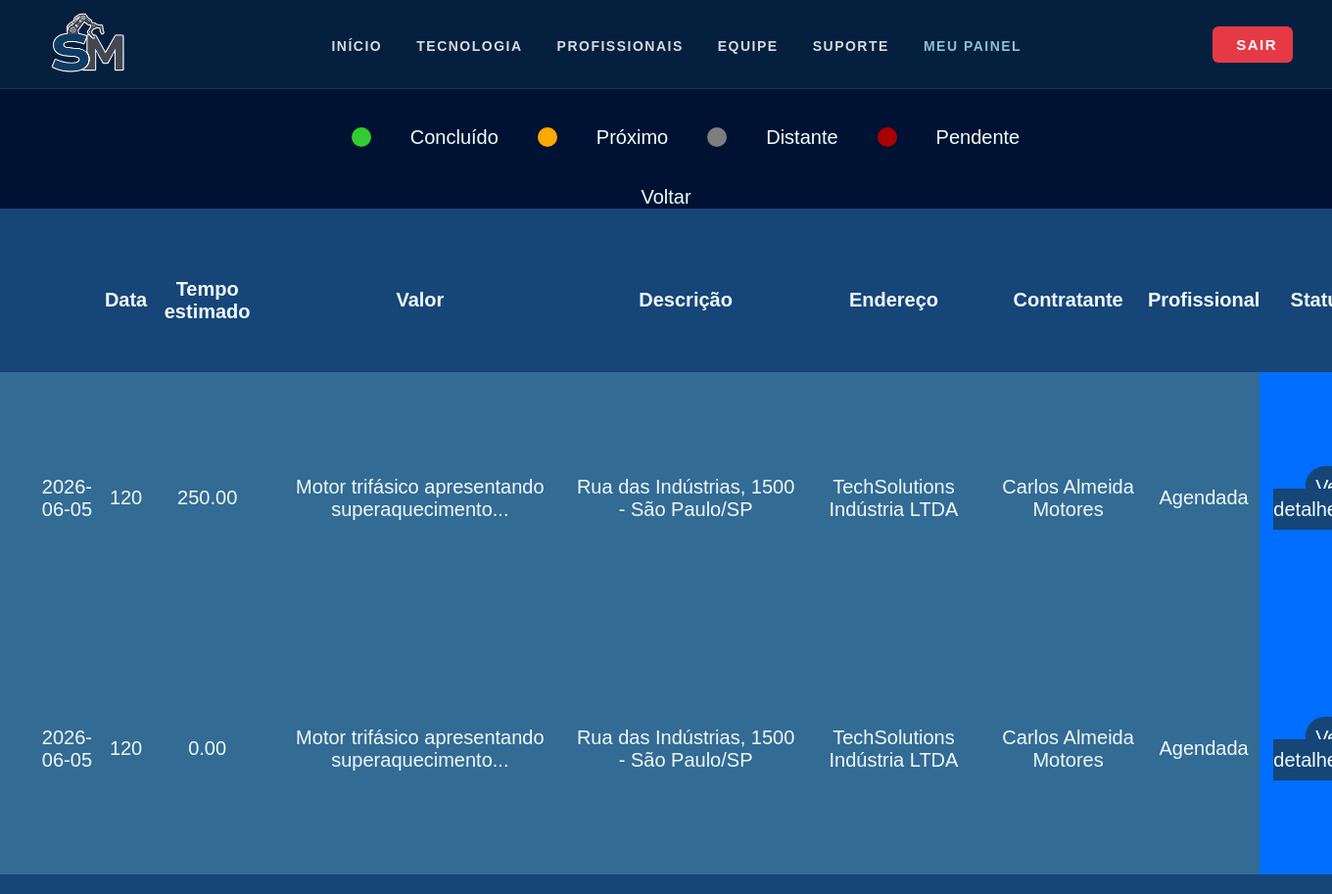
The page /profissional/servagendados.php (signed in) on the database as committed earlier.
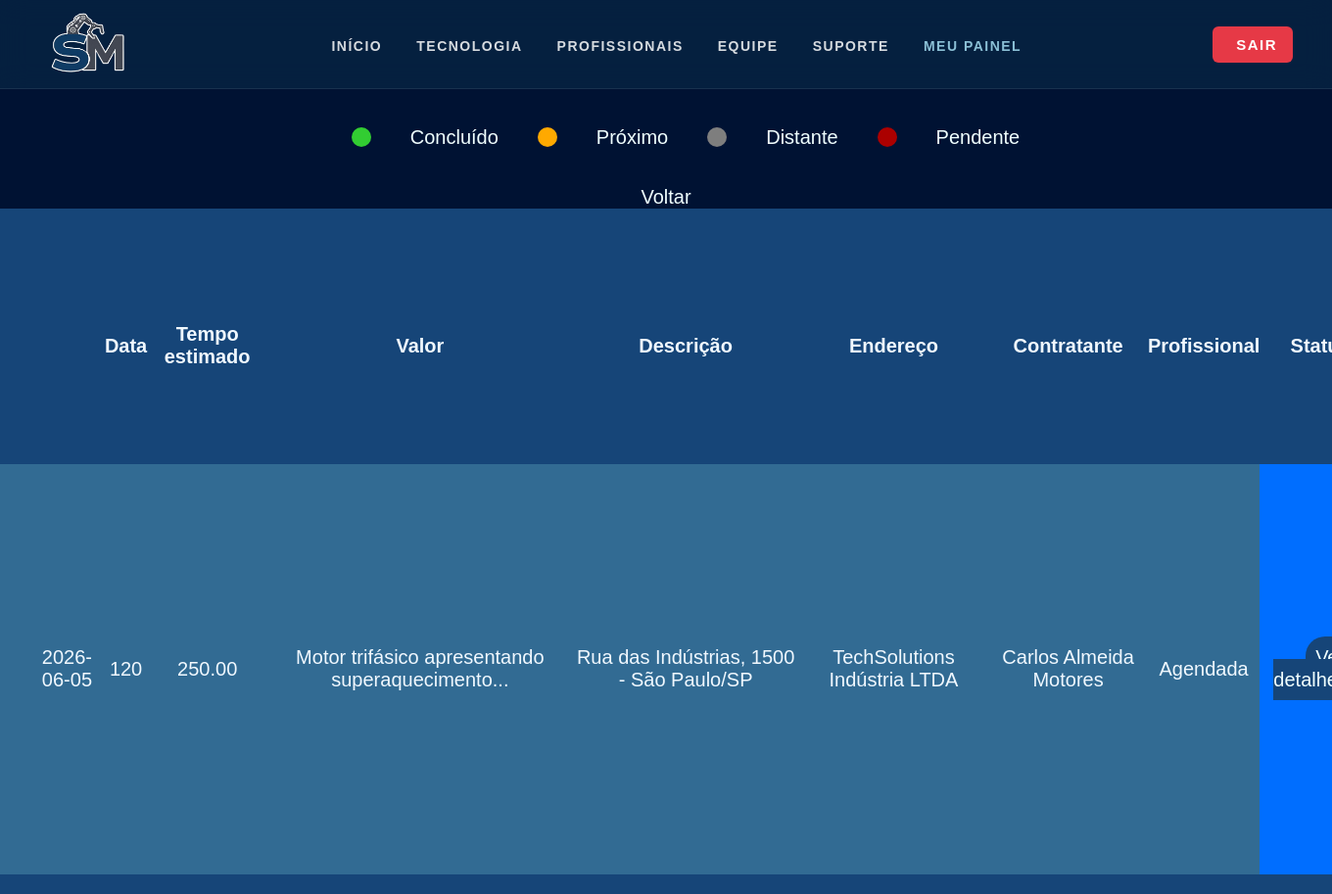
The same page on the database as committed later.
### tables this page shows
CREATE TABLE
    IF NOT EXISTS agenda (
        id_os INT AUTO_INCREMENT PRIMARY KEY,
        data DATE NOT NULL,
        tempo_planejado INT NOT NULL,
        valor_total DECIMAL(10, 2) NOT NULL,
        descricao_problema TEXT NOT NULL,
        tipo_servico ENUM (
            'Manutenção Preventiva',
            'Automação industrial',
            'Engenharia de precisão',
            'Mecatrônica'
        ) NOT NULL,
        endereco_servico VARCHAR(255) NOT NULL,
        metodo_pagamento ENUM ('Pix', 'Débito') NOT NULL,
        status_os ENUM (
            'Pendente',
            'Agendada',
            'Em Andamento',
            'Concluída',
            'Cancelada'
        ) DEFAULT 'Pendente',
        id_cliente INT NOT NULL,
        id_profissional INT NOT NULL,
        FOREIGN KEY (id_cliente) REFERENCES usuarios (id_user),
        FOREIGN KEY (id_profissional) REFERENCES usuarios (id_user)
    );

CREATE TABLE IF NOT EXISTS usuarios (
    id_user INT AUTO_INCREMENT PRIMARY KEY,
    img_user VARCHAR(255),
    nome VARCHAR(100) NOT NULL,
    email VARCHAR(100) UNIQUE NOT NULL,
    senha VARCHAR(255) NOT NULL,
    telefone VARCHAR(20) NOT NULL,
    cpf_cnpj VARCHAR(20) UNIQUE NOT NULL,
    tipo ENUM ('PF', 'PJ') NOT NULL,
    categoria ENUM ('cliente', 'profissional', 'admin') NOT NULL,
    especialidade VARCHAR(100) NULL,
    status ENUM ('Disponível', 'Em Atendimento', 'Inativo') NULL,
    valor_dia DECIMAL(10,2) NULL,
    descricao_func TEXT NULL,
    notas INT NULL CHECK (notas BETWEEN 0 AND 5)
);

### crud.php (called while the page is built, shortened)
<?php
try {
    function readAll($pdo, $table, $where = null) {
        $sql = "SELECT * FROM $table";
        $stmt = $pdo->query($sql);
        return $stmt->fetchAll(PDO::FETCH_ASSOC);
    }
function read_nome_via_ID($pdo, $table, $id) {
    $sql = "SELECT nome FROM $table WHERE id_user = :id";
    $stmt = $pdo->prepare($sql);
    $stmt->execute([
        ':id' => $id
    ]);
    $resultado = $stmt->fetch(PDO::FETCH_ASSOC);
    return $resultado ? $resultado['nome'] : "Desconhecido";
}
} catch (PDOException $e) {
    die("Erro de conexão: " . $e->getMessage());
}

### profissional/servagendados.php (the view, shortened to what this page needs)
<?php
require_once "../crud.php";
$tableAgenda = readAll($pdo,'agenda');
?>
<!DOCTYPE html>
<html lang="pt-br">
<head>
    <link rel="stylesheet" href="../css/profipage.css">
    <link rel="stylesheet" href="../css/partials.css">
</head>
<?php
require_once '../partials/header.php';
?>
<body>
    <div class="tipos_status">
    <div class="concluido"></div><a>Concluído</a>
    <div class="proximo"></div><a>Próximo</a>
    <div class="distante"></div><a>Distante</a>
    <div class="atrasado"></div><a>Pendente</a>
</div>
<a href="./profipage.php">Voltar</a>
    <div class="body">
<?php
    require_once '../crud.php';
$tableAgenda = readAll($pdo,'agenda');
?>
    <table>
        <tr>
            <th><th>
            <th>Data</th>
            <th>Tempo estimado</th>
            <th>Valor</th>
            <th>Descrição</th>
            <th>Endereço</th>
            <th>Contratante</th>
            <th>Profissional</th>
            <th>Status</th>
        </tr>
<?php
$hoje = new DateTime();
        foreach($tableAgenda as $agendamento){
    $nomeProfi = read_nome_via_ID($pdo,'usuarios',$agendamento['id_profissional']);
    $nomeCliente = read_nome_via_ID($pdo,'usuarios',$agendamento['id_cliente']);
$palavras = explode(' ', trim($agendamento['descricao_problema']));
    $descricaoResumida = (count($palavras) > 4)
        ? implode(' ', array_slice($palavras, 0, 4)) . '...'
        : $agendamento['descricao_problema'];
        $dataAgendamento =new DateTime($agendamento['data']);
        $diferenca = (int)$hoje->diff($dataAgendamento)->format('%r%a');
        $status = "";
        if($diferenca >= 21){
            $status="distante";
        }
        else{
            $status="proximo";
        }
            if($agendamento['id_profissional'] === $_SESSION['id_user']){
                if($agendamento['status_os'] != 'Concluída' && $agendamento['status_os'] != 'Cancelada'){
                        echo "<tr>
                                <td><div class='".$status."'></div></td>
                                <td>".$agendamento['data']."</td>
                                <td>".$agendamento['tempo_planejado']."</td>
                                <td>".$agendamento['valor_total']."</td>
                                <td>".$descricaoResumida."</td>
                                <td>".$agendamento['endereco_servico']."</td>
                                <td>".$nomeCliente."</td>
                                <td>".$nomeProfi."</td>
                                <td>".$agendamento['status_os']."</td>
                                <td class='td_verDetalhes'><a class='verDetalhes' href='detalhesserv.php?id=".$agendamento['id_os']."'>Ver detalhes</a></td>";
                }
            }
        }
?>
</table>
</div>
</body>
</html>

Rows that differ between the two databases and show on the page:
no longer on this page (row edited): agenda: data "2026-06-05", tempo_planejado "120", valor_total "0.00", descricao_problema "Motor trifásico apresentando superaquecimento...", endereco_servico "Rua das Indústrias, 1500 - São Paulo/SP", id_cliente.nome "TechSolutions Indústria LTDA", id_profissional.nome "Carlos Almeida Motores", status_os "Agendada"
